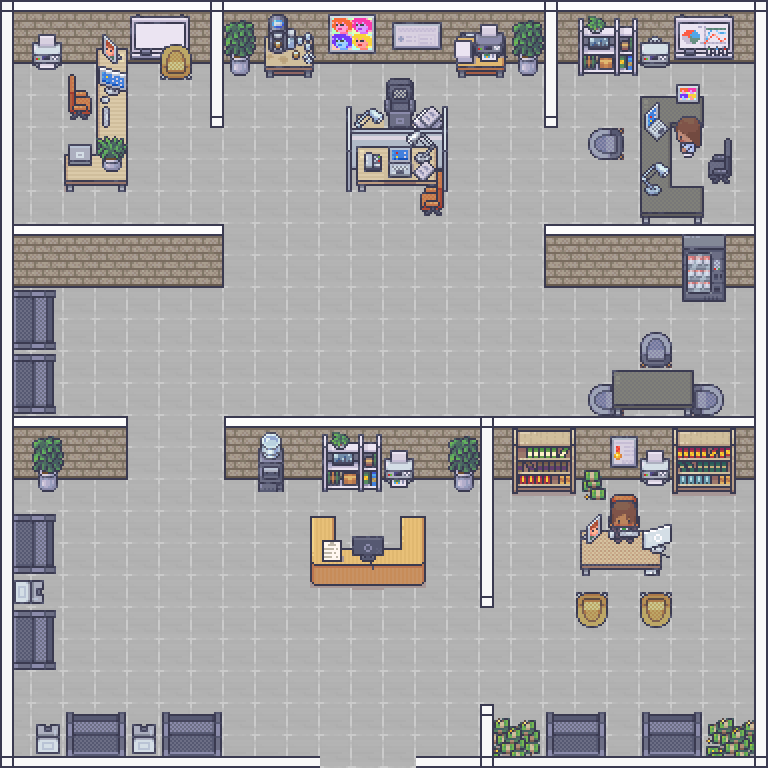

Below is a game level as drawn by its tile map, then a one-line description and the .tmx that defines it (tile-layer data replaced by summaries):
An orthogonal 24x24 tile map with 32x32 px tiles, 11 tile layers (Floor, Walls_3d, Cash, Furniture, ...), 7 tilesets and 55 objects (2x craig_sticky_note, 2x grace_hr, 2x alice, 2x bob, olivia_left, ...).

<map version="1.8" tiledversion="1.8.4" orientation="orthogonal" renderorder="right-down" width="24" height="24" tilewidth="32" tileheight="32" infinite="0" nextlayerid="22" nextobjectid="75">
 <tileset firstgid="1" name="Modern_Office_Shadowless_32x32" tilewidth="32" tileheight="32" tilecount="848" columns="16">
  <image source="../images/Modern_Office_Shadowless_32x32.png" width="512" height="1696" />
 </tileset>
 <tileset firstgid="849" name="Room_Builder_Office_32x32" tilewidth="32" tileheight="32" tilecount="224" columns="16">
  <image source="../images/Room_Builder_Office_32x32.png" width="512" height="448" />
 </tileset>
 <tileset firstgid="1073" name="5_Classroom_and_library_32x32" tilewidth="32" tileheight="32" tilecount="544" columns="16">
  <image source="../images/5_Classroom_and_library_32x32.png" width="512" height="1088" />
 </tileset>
 <tileset firstgid="1617" name="animated_receptionist_32x32" tilewidth="32" tileheight="32" tilecount="2" columns="1">
  <image source="../images/animated_receptionist_32x32.gif" width="32" height="64" />
 </tileset>
 <tileset firstgid="1619" name="animated_receptionist_2_32x32" tilewidth="32" tileheight="32" tilecount="2" columns="1">
  <image source="../images/animated_receptionist_2_32x32.gif" width="32" height="64" />
 </tileset>
 <tileset firstgid="1621" name="Premade_Character_32x32_15" tilewidth="32" tileheight="32" tilecount="2296" columns="56">
  <image source="../images/Premade_Character_32x32_15.png" width="1792" height="1312" />
 </tileset>
 <tileset firstgid="3917" name="Premade_Character_32x32_01" tilewidth="32" tileheight="32" tilecount="2296" columns="56">
  <image source="../images/Premade_Character_32x32_01.png" width="1792" height="1312" />
 </tileset>
 <layer id="1" name="Floor" width="24" height="24" locked="1">
  <data>[576 cells, 576 non-empty, 2 distinct tile ids]</data>
 </layer>
 <layer id="2" name="Walls_3d" width="24" height="24">
  <data>[576 cells, 118 non-empty, 6 distinct tile ids]</data>
 </layer>
 <layer id="10" name="Cash" width="24" height="24" locked="1">
  <data>[576 cells, 6 non-empty, 6 distinct tile ids]</data>
 </layer>
 <layer id="5" name="Furniture" width="24" height="24">
  <data>[576 cells, 110 non-empty, 74 distinct tile ids]</data>
 </layer>
 <layer id="9" name="Furniture_2" width="24" height="24" locked="1">
  <data>[576 cells, 90 non-empty, 73 distinct tile ids]</data>
 </layer>
 <layer id="19" name="Chairs" width="24" height="24" locked="1">
  <data>[576 cells, 2 non-empty, 2 distinct tile ids]</data>
 </layer>
 <layer id="13" name="NPCs" width="24" height="24">
  <data>[576 cells, 4 non-empty, 4 distinct tile ids]</data>
 </layer>
 <layer id="3" name="Ext_Walls_Border" width="24" height="24" locked="1">
  <data>[576 cells, 67 non-empty, 5 distinct tile ids]</data>
 </layer>
 <layer id="8" name="Interior_Walls_Border" width="24" height="24" locked="1">
  <data>[576 cells, 16 non-empty, 5 distinct tile ids]</data>
 </layer>
 <layer id="6" name="Electronics" width="24" height="24" locked="1">
  <data>[576 cells, 38 non-empty, 35 distinct tile ids]</data>
 </layer>
 <layer id="4" name="Ext_Walls_Corners" width="24" height="24" locked="1">
  <data>[576 cells, 2 non-empty, 2 distinct tile ids]</data>
 </layer>
 <objectgroup id="15" name="Olivia" locked="1">
  <object id="13" gid="1619" x="385" y="114" width="32" height="32" />
 </objectgroup>
 <objectgroup id="17" name="Obstacles" locked="1">
  <object id="17" x="65" y="3" width="63" height="180" />
  <object id="19" x="130" y="4" width="86" height="75" />
  <object id="20" x="219" y="5" width="99" height="75" />
  <object id="21" x="322" y="5" width="133" height="57" />
  <object id="22" x="458" y="6" width="93" height="69" />
  <object id="23" x="556" y="9" width="205" height="68" />
  <object id="24" x="587" y="126" width="38" height="35" />
  <object id="26" x="641" y="80" width="121" height="144" />
  <object id="27" x="4" y="226" width="219" height="62" />
  <object id="28" x="545" y="227" width="136" height="58" />
  <object id="29" x="681" y="226" width="46" height="75" />
  <object id="30" x="730" y="227" width="33" height="60" />
  <object id="31" x="587" y="334" width="138" height="82" />
  <object id="32" x="6" y="291" width="53" height="131" />
  <object id="34" x="5" y="415" width="123" height="63" />
  <object id="35" x="32" y="438" width="30" height="50" />
  <object id="36" x="3" y="480" width="54" height="190" />
  <object id="37" x="2" y="671" width="11" height="94" />
  <object id="38" x="34" y="705" width="190" height="60" />
  <object id="39" x="226" y="757" width="94" height="10" />
  <object id="40" x="419" y="757" width="72" height="9" />
  <object id="41" x="227" y="418" width="262" height="97" />
  <object id="42" x="311" y="516" width="114" height="72" />
  <object id="43" x="483" y="422" width="11" height="185" />
  <object id="44" x="490" y="420" width="266" height="75" />
  <object id="46" x="576" y="497" width="97" height="79" />
  <object id="47" x="574" y="578" width="99" height="52" />
  <object id="48" x="484" y="707" width="282" height="58" />
  <object id="49" x="756" y="289" width="10" height="210" />
  <object id="50" x="755" y="500" width="11" height="208" />
  <object id="51" x="346" y="101" width="99" height="91" />
  <object id="52" x="420" y="174" width="24" height="41" />
  <object id="53" x="385" y="79" width="32" height="31" />
  <object id="54" x="213" y="79" width="9" height="48" />
  <object id="55" x="44" y="153" height="1" />
  <object id="56" x="2" y="1" width="63" height="69" />
  <object id="57" x="3" y="70" width="9" height="163" />
 </objectgroup>
 <objectgroup id="18" name="Dialogs" locked="1">
  <object id="58" name="craig_sticky_note" x="60" y="76" width="99" height="126" visible="0" />
  <object id="59" name="olivia_left" x="320" y="84" width="24" height="55" visible="0" />
  <object id="60" name="olivia_right" x="449" y="80" width="35" height="51" visible="0" />
  <object id="61" name="terminal" x="351" y="195" width="94" height="21" visible="0" />
  <object id="62" name="grace_hr" x="577" y="98" width="60" height="124" visible="0" />
  <object id="63" name="alice" x="315" y="592" width="110" height="37" visible="0" />
  <object id="65" name="bob" x="498" y="499" width="258" height="204" />
  <object id="67" name="alice" x="272" y="516" width="202" height="118" />
  <object id="68" name="craig_sticky_note" x="14" y="75" width="147" height="144" />
  <object id="69" name="olivia" x="318" y="86" width="163" height="45" />
  <object id="70" name="grace_hr" x="560" y="81" width="88" height="141" />
  <object id="71" name="monitor" x="349" y="195" width="96" height="28" />
 </objectgroup>
 <objectgroup id="21" name="Characters">
  <object id="73" name="bob" x="530" y="503" width="190" height="157" />
  <object id="74" name="grace" x="568" y="88" width="145" height="131" />
 </objectgroup>
 <objectgroup id="14" name="Alice" locked="1">
  <object id="10" gid="1617" x="353" y="544" width="32" height="32" />
 </objectgroup>
 <objectgroup id="12" name="Text" locked="1">
  <object id="6" x="549.688" y="240.578" width="76.625" height="40.8438">
   <text fontfamily="Arial" pixelsize="14" wrap="1" color="#ffffff" bold="1">Human Resources</text>
  </object>
  <object id="7" x="136.688" y="239.578" width="80.625" height="40.8438">
   <text fontfamily="Arial" pixelsize="14" wrap="1" color="#ffffff" bold="1" halign="right">Information Technology</text>
  </object>
 </objectgroup>
</map>
